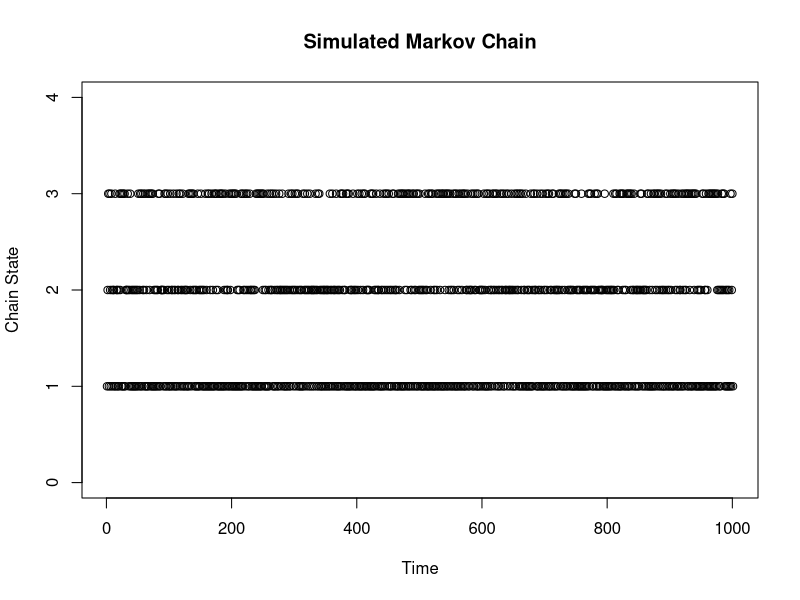
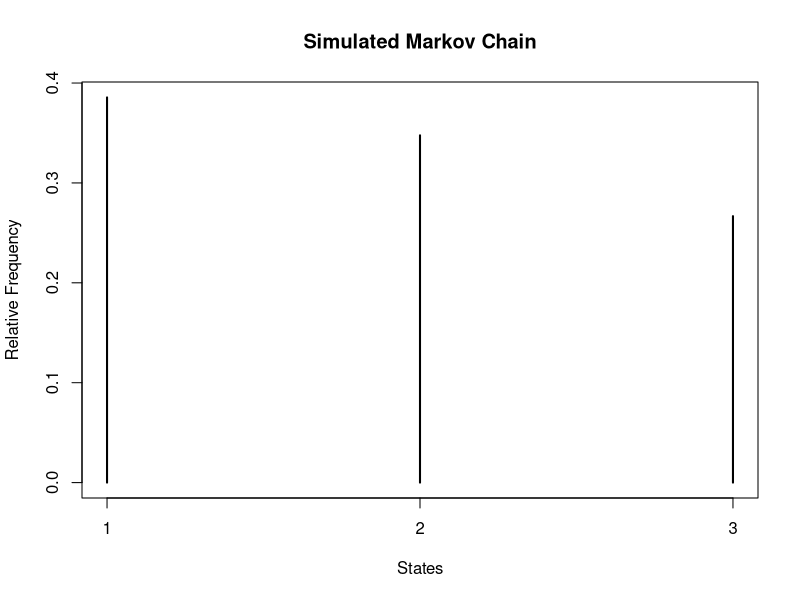
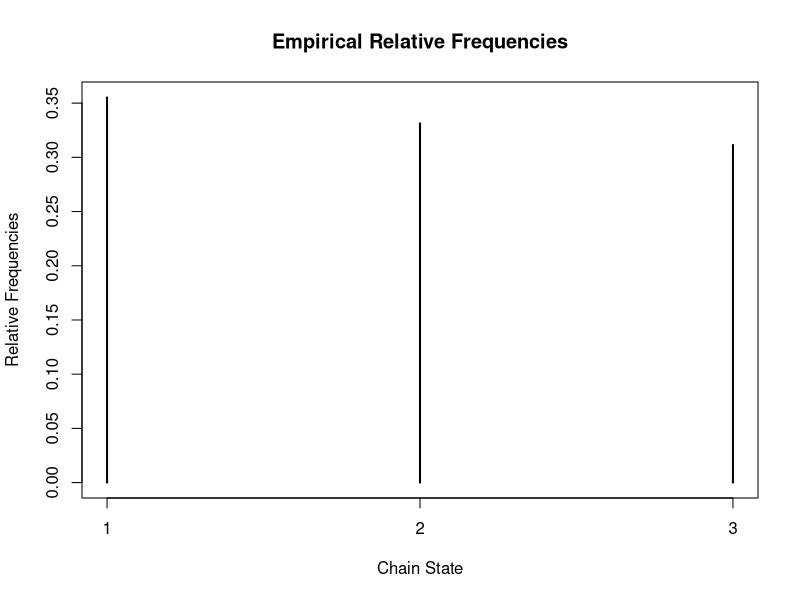
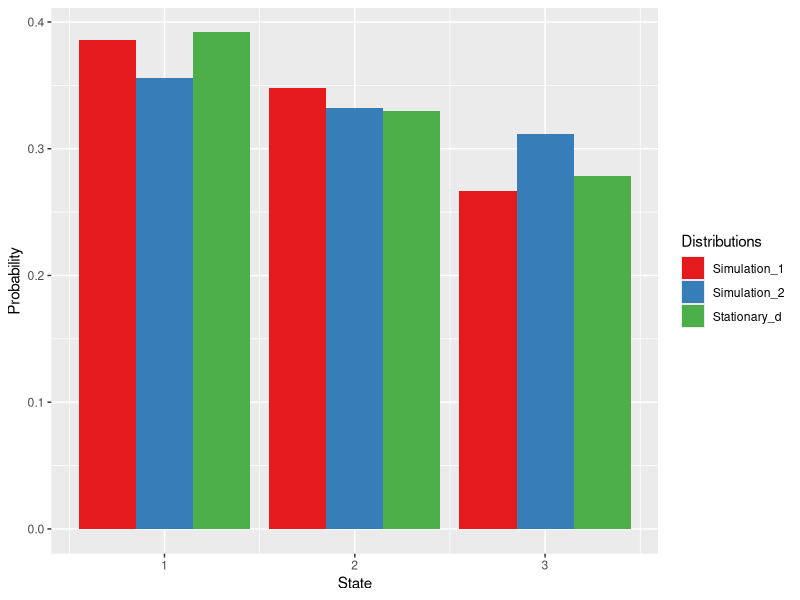

Reproduce these figures in R, in order.
#####  a)

set.seed(123)

# Transition Matrix
mpt<-matrix(c(0,0.5,0.5,
              5/8,1/8,1/4,
              2/3,1/3,0),
            nrow=3,byrow=T)
S=c(1,2,3)
# Initial State at initial time t=0
X0<-1

# Number of simulations
nsim <- 1000
# Markov Chain simulation function
mc_fun = function(mat, nsim, states, startingstate){
  chain<-rep(NA,nsim+1)
  # First state of the chain
  chain[1]<-startingstate
  # Simulation
  for(t in 1:nsim){
    chain[t+1]<-sample(states,size=1,prob=mat[chain[t],])
  }
  return(chain)
}
mc_sim1 = mc_fun(mpt,nsim,S,X0)
plot(mc_sim1, ylim=c(0,4), ylab = "Chain State", xlab = "Time",
     main = "Simulated Markov Chain")

#####  b)

# Relative frequencies
rel_freq_chain1 = table(mc_sim1)/(nsim+1)
cat('Relative Frequencies of the chain with X0 = 1: ', rel_freq_chain1)

plot(rel_freq_chain1,xlab="States",ylab="Relative Frequency", 
     main = "Simulated Markov Chain")

#####  c)

rep_mc_fun<- function(nrepetition, mat, nsim, states, 
                      startingstate){
  final.state = rep(NA, nrepetition)
  for (r in 1:nrepetition){
    chain_temp = rep(NA, nsim+1)
    chain_temp[1] = startingstate
    for(t in 1:nsim){
      chain_temp[t+1] = sample(S, size=1, prob=mat[chain_temp[t],])
    }
    final.state[r] = chain_temp[nsim+1]
  }
  return(final.state)
}

nrepetit = 500
rep_mc_sim1 = rep_mc_fun(nrepetit,mpt,nsim,S,X0)
rel_freq_sim1 = table(rep_mc_sim1)/(nrepetit+1)
cat('Relative frequencies of the simulation with X0 = 1: ', rel_freq_sim1)

plot(rel_freq_sim1,xlab = 'Chain State',ylab = 'Relative Frequencies',
     main='Empirical Relative Frequencies')

#####  d)

st_fun <- function(matrix1, matrix2){
  pi = solve(matrix1,matrix2)
  return(pi)
}

m_1 = matrix(c(-1,5/8,2/3,1/2,-0.875,1/3,1,1,1),nrow=3,byrow = T)
m_2 = matrix(data=c(0,0,1), nrow=3, ncol=1, byrow=FALSE)
pi = st_fun(m_1,m_2)
cat('Stationary distribution: ', pi)

#####  e)

Distr_plots <- read.table(
  header=TRUE, text='Distributions        State Probability
  1   Stationary_d       1      0.3917526
  2   Stationary_d       2      0.3298969
  3   Stationary_d       3      0.2783505
  4   Simulation_1       1      0.386
  5   Simulation_1       2      0.348
  6   Simulation_1       3      0.267
  7   Simulation_2       1      0.356
  8   Simulation_2       2      0.332
  9   Simulation_2       3      0.312')

library(ggplot2)
ggplot(Distr_plots, aes(State, Probability, fill = Distributions)) + 
  geom_bar(stat="identity", position = "dodge") + 
  scale_fill_brewer(palette = "Set1")
# scale_fill_manual(values=c("#39c922", "#f4f4f4", "#ff0000"))

#####  f)

set.seed(123)

X0 <- 2

mc_sim2 = mc_fun(mpt,nsim,S,X0)
rel_freq_chain2 = table(mc_sim2)/(nsim+1)
cat('Relative frequencies of the chain with X0 = 2: ', rel_freq_chain2)

rep_mc_sim2 = rep_mc_fun(nrepetit,mpt,nsim,S,X0)
rel_freq_sim2 = table(rep_mc_sim2)/(nrepetit+1)
cat('Relative frequencies of the simulation with X0 = 2: ', rel_freq_sim2)



cat('Relative frequencies of the chain with X0 = 1: ', rel_freq_chain1)
cat('Relative frequencies of the chain with X0 = 2: ', rel_freq_chain2)
cat('Relative frequencies of the simulation with X0 = 1: ', rel_freq_sim1)
cat('Relative frequencies of the simulation with X0 = 2: ', rel_freq_sim2)
cat('Stationary distribution: ', pi)